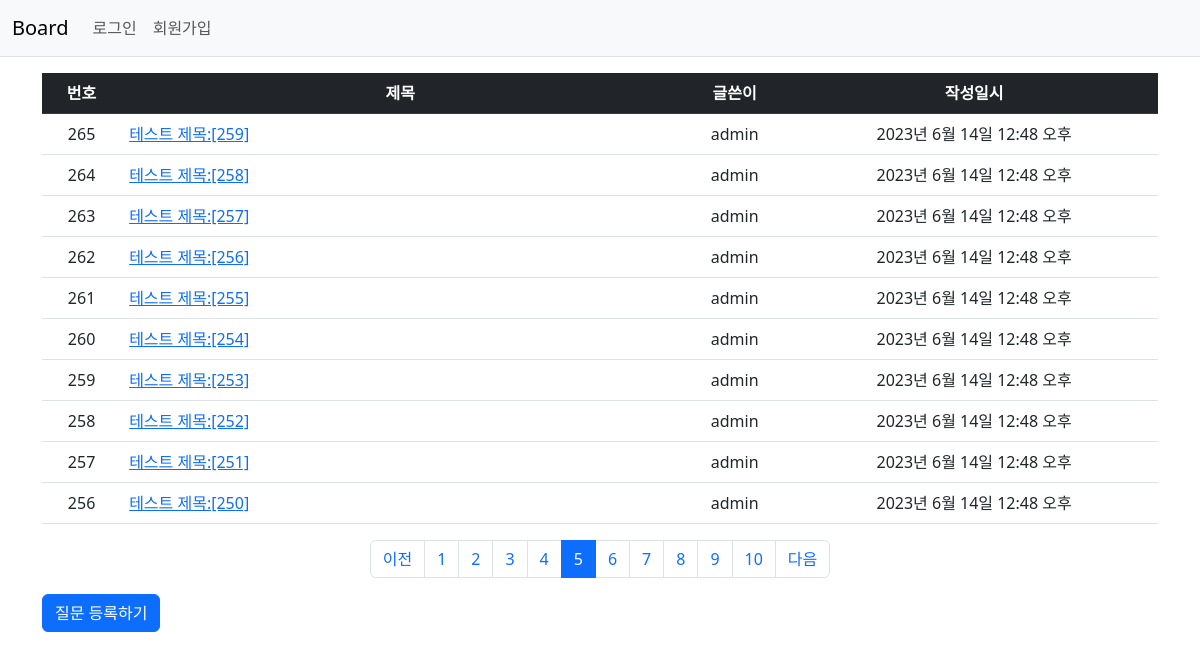
Page /board/?page=5 on the committed database.
### board/models.py (models this page shows, shortened)
class Question(models.Model):
    author = models.ForeignKey(User, on_delete=models.CASCADE)
    subject = models.CharField(max_length=200)
    content = models.TextField()
    created_at = models.DateTimeField()
    modified_at = models.DateTimeField(null=True, blank=True)

### board/views.py (the view)
# urls.py: path('', views.index, name='index'),  # board/
def index(request):
    page = request.GET.get('page', '1')  # 페이지
    question_list = Question.objects.order_by('-created_at')
    paginator = Paginator(question_list, 10)  # 페이지당 10개씩 보여주기
    page_obj = paginator.get_page(page)
    context = {'question_list':page_obj}
    return render(request, 'board/question_list.html', context)

### board/templatetags/board_filter.py (called while the page is built)
@register.filter
def sub(value, arg):
    return value - arg

### templates/board/question_list.html (shortened to what this page needs)
{% extends 'base.html' %}
{% load board_filter %}
{% block content %}
    <div class="container my-3">
        <table class="table">
            <thead>
                <tr class="text-center table-dark">
                    <th>번호</th>
                    <th style="width:50%;">제목</th>
                    <th>글쓴이</th>
                    <th>작성일시</th>
                </tr>
            </thead>
            <tbody>
                {% if question_list %}
                {% for question in question_list %}
                <tr class="text-center">
                    <td>
                        {{ question_list.paginator.count|sub:question_list.start_index|sub:forloop.counter0|add:1 }}
                    </td>
                    <td class="text-start">
                        <a href="{% url 'board:detail' question.id %}">{{ question.subject }}</a>
                    </td>
                    <td>{{ question.author.username }}</td>
                    <td>{{ question.created_at }}</td>
                </tr>
                {% endfor %}
                {% else %}
                <tr>
                    <td colspan="4">질문이 없습니다.</td>
                </tr>
                {% endif %}
            </tbody>
        </table>
        <ul class="pagination justify-content-center">
            {% if question_list.has_previous %}
            <li class="page-item">
                <a href="?page={{ question_list.previous_page_number }}" class="page-link">이전</a>
            </li>
            {% else %}
            <li class="page-item disabled">
                <a href="#" class="page-link" tabindex="-1" aria-disabled="true">이전</a>
            </li>
            {% endif %}
            {% for page_number in question_list.paginator.page_range %}
            {% if page_number >= question_list.number|add:-5 and page_number <= question_list.number|add:5 %}
            {% if page_number == question_list.number %}
            <li class="page-item active" aria-current="page">
                <a class="page-link" href="?page={{ page_number }}">{{ page_number }}</a>
            </li>
            {% else %}
            <li class="page-item">
                <a href="?page={{ page_number }}" class="page-link">{{ page_number }}</a>
            </li>
            {% endif %}
            {% endif %}
            {% endfor %}
            {% if question_list.has_next %}
            <li class="page-item">
                <a href="?page={{ question_list.next_page_number }}" class="page-link">다음</a>
            </li>
            {% else %}
            <li class="page-item disabled">
                <a href="#" class="page-link" tabindex="-1" aria-disabled="true">다음</a>
            </li>
            {% endif %}
        </ul>
        <a href="{% url 'board:question_create' %}" class="btn btn-primary">질문 등록하기</a>
    </div>
{% endblock %}

### rows in the picture
Question: paginator.count|sub "265", subject "테스트 제목:[259]", author.username "admin", created_at "2023년 6월 14일 12:48 오후"
Question: paginator.count|sub "264", subject "테스트 제목:[258]", author.username "admin", created_at "2023년 6월 14일 12:48 오후"
Question: paginator.count|sub "263", subject "테스트 제목:[257]", author.username "admin", created_at "2023년 6월 14일 12:48 오후"
Question: paginator.count|sub "262", subject "테스트 제목:[256]", author.username "admin", created_at "2023년 6월 14일 12:48 오후"
Question: paginator.count|sub "261", subject "테스트 제목:[255]", author.username "admin", created_at "2023년 6월 14일 12:48 오후"
Question: paginator.count|sub "260", subject "테스트 제목:[254]", author.username "admin", created_at "2023년 6월 14일 12:48 오후"
Question: paginator.count|sub "259", subject "테스트 제목:[253]", author.username "admin", created_at "2023년 6월 14일 12:48 오후"
Question: paginator.count|sub "258", subject "테스트 제목:[252]", author.username "admin", created_at "2023년 6월 14일 12:48 오후"
Question: paginator.count|sub "257", subject "테스트 제목:[251]", author.username "admin", created_at "2023년 6월 14일 12:48 오후"
Question: paginator.count|sub "256", subject "테스트 제목:[250]", author.username "admin", created_at "2023년 6월 14일 12:48 오후"

### other values in the picture
{{ page_number }} "1" "2" "3" "4" "6" "7" "8" "9" "10"
{{ page_number }} "5"
